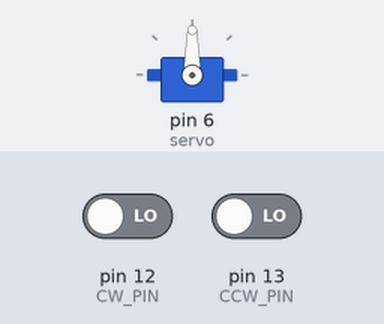
The sketch below on a simulated Arduino Uno, built with avr-gcc and run on an emulated ATmega328P. Parts: servo. The inputs (shaded band) are chosen by the test bench; at power-on: pin 12 (CW_PIN) LOW, pin 13 (CCW_PIN) LOW.

Above: at 1.2 s.
1.3 s: pin 12 (CW_PIN) driven HIGH
Timing chart, 0 to 4.3 s (numbered marks = the images above; inputs shaded):
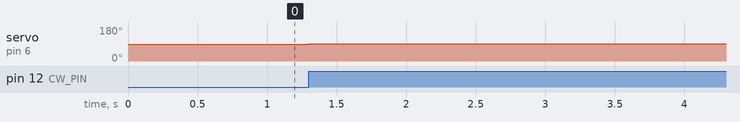

The sketch:

Servo_Motor.ino
```cpp
#include <Servo.h>

#define CW_PIN 12
#define CCW_PIN 13

Servo servo;

double pos = 90;
int dec_val = 0;
int inc_val = 0;
bool is_inc_swtch_read = false;
bool is_dec_swtch_read = false;

void setup() {
  servo.attach(6);
  pinMode(CW_PIN, INPUT);
  pinMode(CCW_PIN, INPUT);
  servo.write(pos);
}

void loop() {
  inc_swtch_program();
  dec_swtch_program();
}

void dec_swtch_program() {
  dec_val = digitalRead(CCW_PIN);
  if (dec_val == HIGH && !is_dec_swtch_read) {
    pos -= 1.125;
    servo.write(pos);
    is_dec_swtch_read = true;
  }
  else {
    is_dec_swtch_read = dec_val == HIGH;
  }
}

void inc_swtch_program() {
  inc_val = digitalRead(CW_PIN);
  if (inc_val == HIGH && !is_inc_swtch_read) {
    Serial.println("INC");
    pos += 1.125;
    servo.write(pos);
    is_inc_swtch_read = true;
  }
  else {
    is_inc_swtch_read = inc_val == HIGH;
  }
}
```

Measured:
- after the input at 1.3 s, servo on pin 6 (servo): 90° → 91° at once
